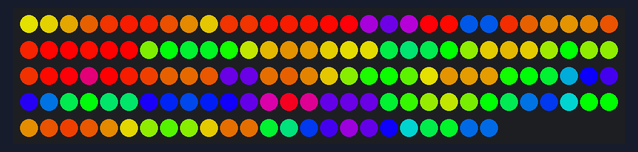
Bench run of a sketch on a simulated Arduino Uno, built with avr-gcc and run on an emulated ATmega328P. On the bench: 144 RGB LEDs in strip order, left to right, continuing on the next row. Random numbers use the default seed unless the sketch sets one; what the sketch prints to the serial monitor is not drawn.

Above: at 5.51 s.
At 12.99 s:
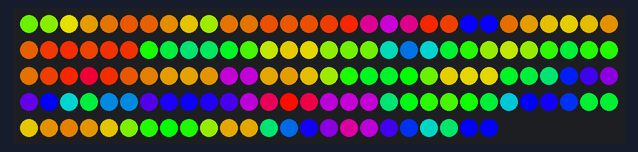

The sketch:

SphereTest_2.ino
```cpp
#include <FastLED.h>

//
//  Sphere Test
//
//  1/28/19
//
//  Includes extended colors
//  Removes xBee hardware
//
/*****************************************************************************/
//
// Set Up Pins
//
// 2 pins for clock and data of lights.
//
#define DATA_PIN 8       // 'yellow' wire
#define CLOCK_PIN 7      // 'green' wire

#define NUM_LEDS 144

const uint8_t COORDS[] PROGMEM = {
  215, 86, 215, 231, 113, 205, 231, 141, 205, 215, 168, 215,
  192, 176, 229, 165, 166, 246, 151, 143, 255, 151, 111, 255,
  165, 88, 246, 192, 78, 229, 206, 127, 254, 206, 127, 254,   // End of face 0
  176, 229, 192, 166, 246, 165, 143, 255, 151, 111, 255, 151,
  88, 246, 165, 78, 229, 192, 86, 215, 215, 113, 205, 231,
  141, 205, 231, 168, 215, 215, 127, 254, 206, 127, 254, 206,   // End of face 1
  49, 231, 113, 39, 215, 86, 25, 192, 78, 8, 165, 88,
  0, 151, 111, 0, 151, 143, 8, 165, 166, 25, 192, 176,
  39, 215, 168, 49, 231, 141, 0, 206, 127, 0, 206, 127,   // End of face 2
  8, 89, 88, 25, 62, 78, 39, 39, 86, 49, 23, 113,
  49, 23, 141, 39, 39, 168, 25, 62, 176, 8, 89, 166,
  0, 103, 143, 0, 103, 111, 0, 48, 127, 0, 48, 127,   // End of face 3
  111, 0, 151, 143, 0, 151, 166, 8, 165, 176, 25, 192,
  168, 39, 215, 141, 49, 231, 113, 49, 231, 86, 39, 215,
  78, 25, 192, 88, 8, 165, 127, 0, 206, 127, 0, 206,   // End of face 4
  103, 111, 255, 103, 143, 255, 89, 166, 246, 62, 176, 229,
  39, 168, 215, 23, 141, 205, 23, 113, 205, 39, 86, 215,
  62, 78, 229, 89, 88, 246, 48, 127, 255, 48, 127, 255,   // End of face 5
  205, 231, 141, 215, 215, 168, 229, 192, 176, 246, 165, 166,
  255, 151, 143, 255, 151, 111, 246, 165, 88, 229, 192, 78,
  215, 215, 86, 205, 231, 113, 255, 206, 127, 255, 206, 127,   // End of face 6
  246, 89, 166, 229, 62, 176, 215, 39, 168, 205, 23, 141,
  205, 23, 113, 215, 39, 86, 229, 62, 78, 246, 89, 88,
  255, 103, 111, 255, 103, 143, 254, 48, 127, 254, 48, 127,   // End of face 7
  143, 0, 103, 111, 0, 103, 88, 8, 89, 78, 25, 62,
  86, 39, 39, 113, 49, 23, 141, 49, 23, 168, 39, 39,
  176, 25, 62, 166, 8, 89, 127, 0, 48, 127, 0, 48,   // End of face 8
  39, 86, 39, 23, 113, 49, 23, 141, 49, 39, 168, 39,
  62, 176, 25, 89, 166, 8, 103, 143, 0, 103, 111, 0,
  89, 88, 8, 62, 78, 25, 48, 127, 0, 48, 127, 0,   // End of face 9
  78, 229, 62, 88, 246, 89, 111, 255, 103, 143, 255, 103,
  166, 246, 89, 176, 229, 62, 168, 215, 39, 141, 205, 23,
  113, 205, 23, 86, 215, 39, 127, 255, 48, 127, 255, 48,   // End of face 10
  215, 168, 39, 231, 141, 49, 231, 113, 49, 215, 86, 39,
  192, 78, 25, 165, 88, 8, 151, 111, 0, 151, 143, 0,
  165, 166, 8, 192, 176, 25, 206, 127, 0, 206, 127, 0,   // End of face 11
};

// Shows

int show = 0;       // Starting show

int cycle = 0;      // Keeps track of animation (cycle clock - hour hand)

CRGB leds[NUM_LEDS];  // The Leds themselves

uint8_t core = random(NUM_LEDS);

//
// Setup
//

void setup() {

  delay( 3000 ); // power-up safety delay

  Serial.begin(9600);
  Serial.println("Start");

  FastLED.addLeds<WS2801, DATA_PIN, CLOCK_PIN>(leds, NUM_LEDS);
  FastLED.setBrightness( 255 );

  // Initialize the strip, to start they are all 'off'

  for (int i=0; i<NUM_LEDS; i++) {
    leds[i] = CRGB(0, 0, 0);
  }
  FastLED.show();  // Update the display
}

void loop() {

  delay(30);   // The only delay!

  // Check if the lights need updating

  test_show();
  FastLED.show();  // Update the display

  cycle = cycle + 1;

}

//
// test_show
//
void test_show() {
  uint8_t band = sin8_C(cycle);
  for (int i=0; i < NUM_LEDS; i++) {
    uint8_t dist = get_distance(i, core);
    leds[i] = CHSV(band - dist, 255, 255);
//    leds[i] = CHSV(60, 255, band - dist);
  }
}

//
// test_show
//
void test_show_2() {
  for (int i=0; i < NUM_LEDS; i++) {
    if (i % 12 == 0) {
      leds[i] = CRGB(0, 255, 0);
    } else {
      leds[i] = CRGB(0, 0, 0);
    }
  }
}

//
// get_distance
//
uint8_t get_distance(uint8_t c1, uint8_t c2) {
  uint16_t d = sqrt(get_diff_sq_by_index(c1, c2, 0) +
                    get_diff_sq_by_index(c1, c2, 1) +
                    get_diff_sq_by_index(c1, c2, 2));
  return map(d, 0, 262, 0, 255);
}

uint16_t get_diff_sq_by_index(uint8_t c1, uint8_t c2, uint8_t index) {
  return sq(get_coord_value(c2, index) - get_coord_value(c1, index));
}

//
// get_coord_value
//
uint8_t get_coord_value(uint8_t coord, uint8_t index) {
  return pgm_read_byte_near(COORDS + (coord * 3) + index);
}
```
